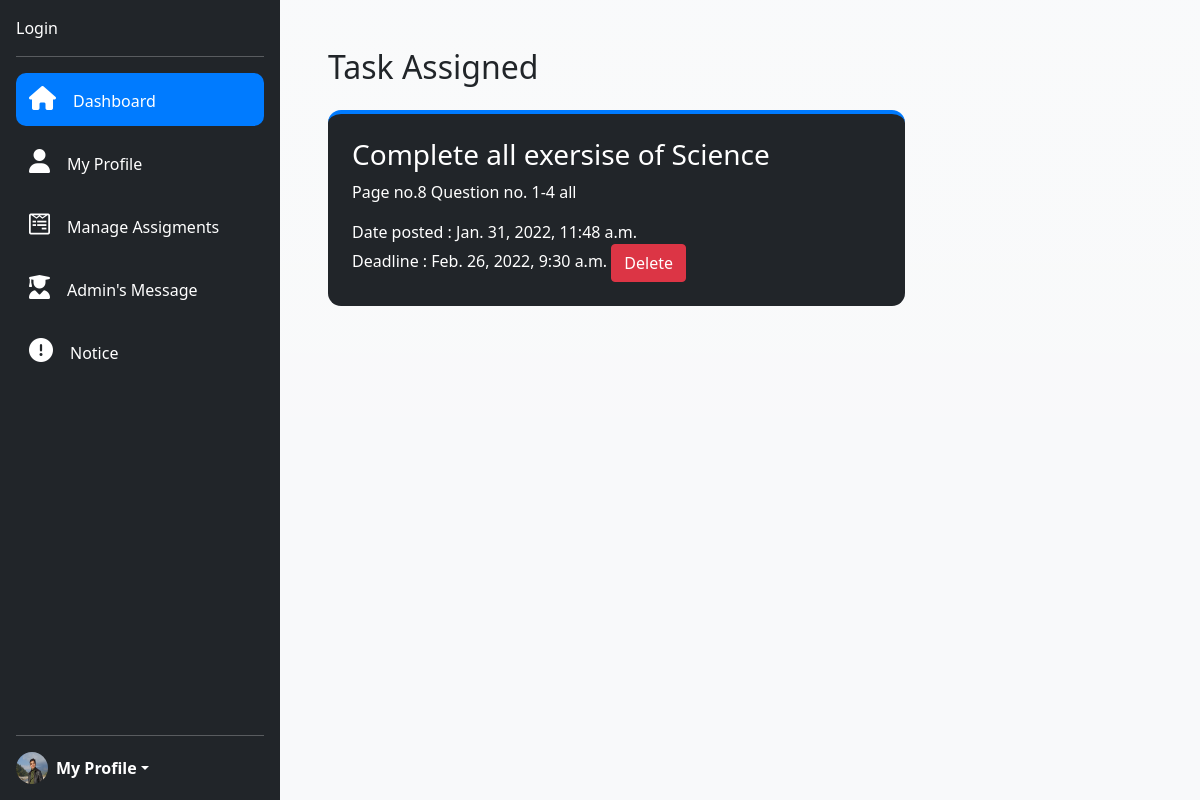
Screenshot of /staff-dashboard/ with the database file from the repository.
### edu_app/models.py (models this page shows, shortened)
class Assignment(models.Model):
    user = models.ForeignKey(User, on_delete=models.CASCADE, null=True)
    title = models.CharField(max_length=80)
    description = models.TextField(max_length=250)
    file = models.FileField(upload_to='edu_app/assignments')
    deadline = models.DateTimeField()
    date_posted = models.DateTimeField(auto_now=True)

### edu_app/views.py (the view)
# urls.py: path('staff-dashboard/', views.staff_dashboard, name='staff-dashboard'),
def staff_dashboard(request):
    assignment = Assignment.objects.all()
    staff = Staff.objects.all()
    return render(request, 'backend/staff/staff-dashboard.html', {'staff':staff, 'assignment':assignment})

### templates/backend/staff/staff-dashboard.html (shortened to what this page needs)
{% extends 'core/staff-core.html' %}
{% load static %}
{% block content %}
    <div class="data bg-light bg-gradient">
        <h2 class="pb-3">Task Assigned</h2>
        {% for info in assignment %}
            <div class="homework bg-dark p-4 text-white mb-3">
                <h3>{{info.title}}</h3>
                <p>{{info.description}}</p>
                <span>Date posted : {{info.date_posted}}</span><br>
                <span>Deadline : {{info.deadline}}</span>
                <a class="btn btn-danger" href="{% url 'delete-assignment' id=info.id %}">Delete</a>
            </div>
        {% endfor %}
    </div>
{% endblock content %}

### static/style.css (style rules this page uses)
.data { width: 83%; padding: 4%; }
a { text-decoration: none; }
.mb-3, .my-3 { margin-bottom: 1rem!important; }
.homework { width: 70%; border-radius: 13px; border-top: 4px solid #007bff; }

### rows the page displays
Assignment: title "Complete all exersise of Science", description "Page no.8 Question no. 1-4 all", date_posted "Jan. 31, 2022, 11:48 a.m.", deadline "Feb. 26, 2022, 9:30 a.m."
